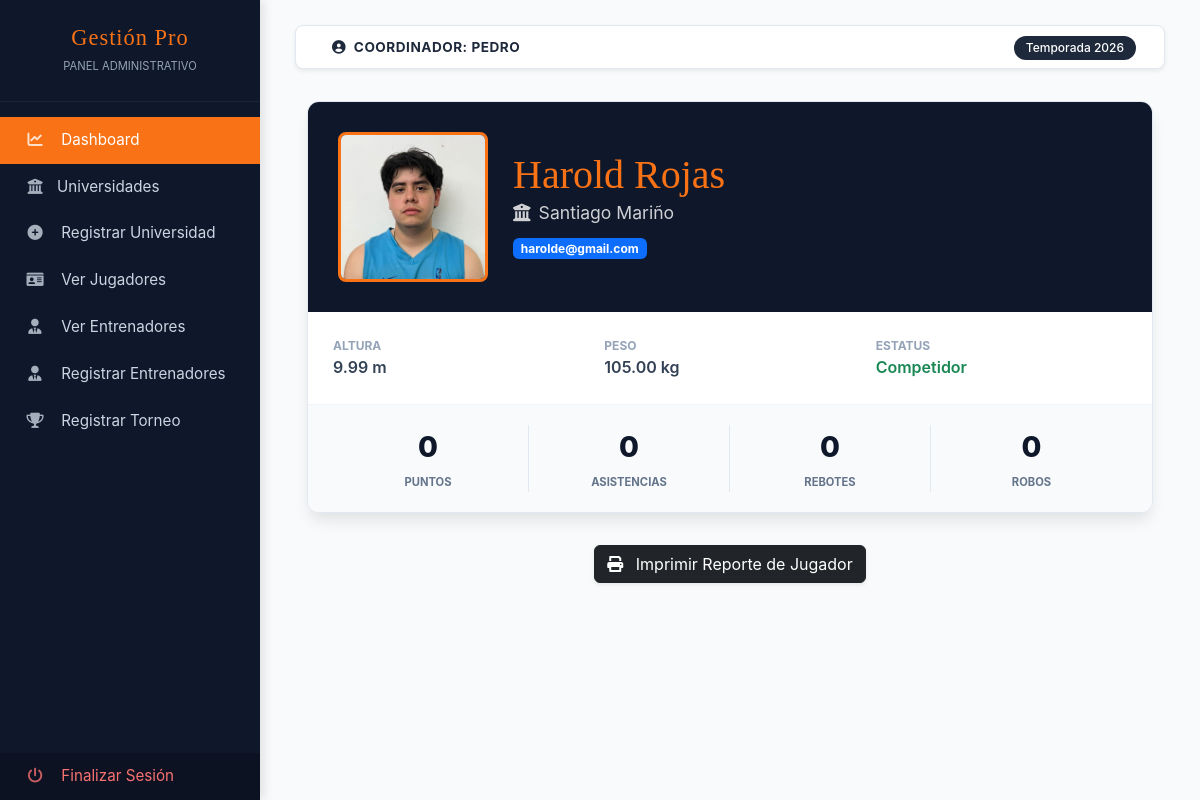
The app's page /client/coordinador/views/jugadores/jugador.php?id=12 (signed in), older data.
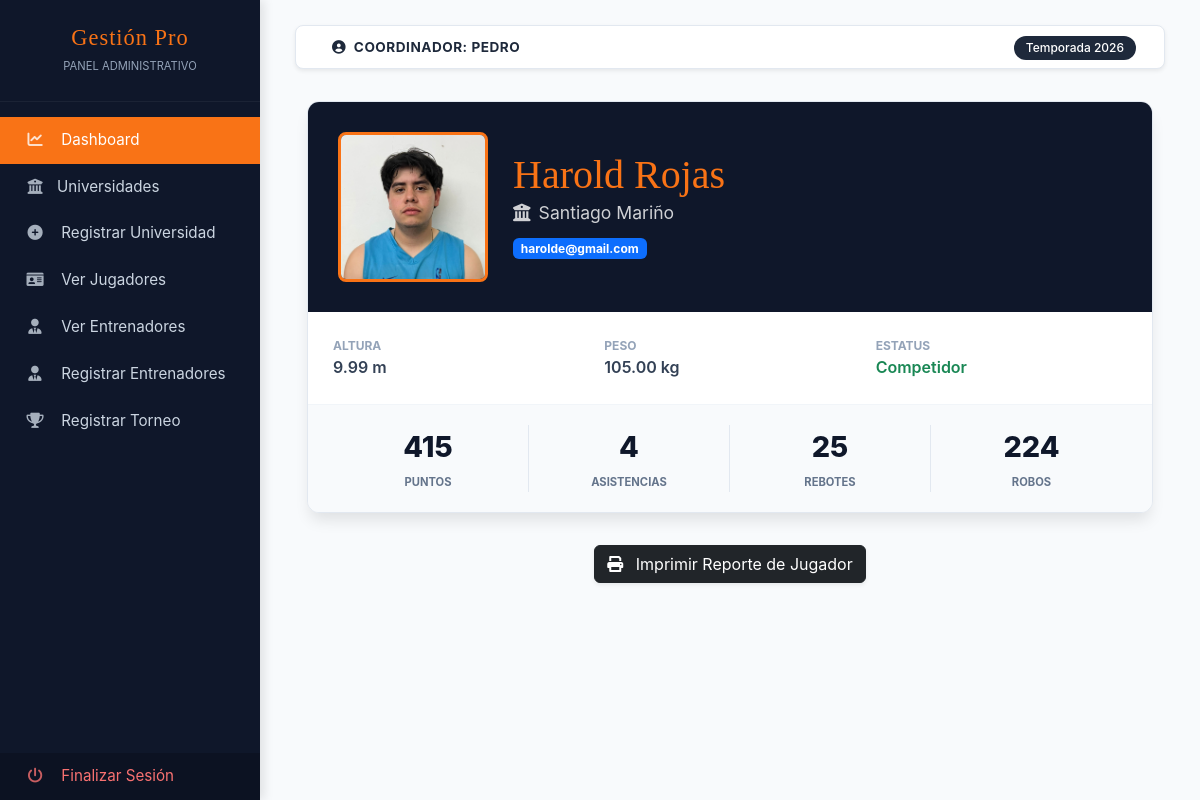
The same page, newer data.
### tables this page shows
CREATE TABLE `usuarios` (
  `id_usuario` int(11) NOT NULL,
  `nombre_usuario` varchar(100) NOT NULL,
  `password_usuario` varchar(255) NOT NULL,
  `email_usuario` varchar(100) DEFAULT NULL,
  `id_universidad_fk` int(11) DEFAULT NULL,
  `id_rol_fk` int(11) DEFAULT NULL,
  `fecha_creacion` timestamp NOT NULL DEFAULT current_timestamp(),
  `fecha_actualizacion` timestamp NOT NULL DEFAULT current_timestamp() ON UPDATE current_timestamp(),
  `isActive` int(11) DEFAULT NULL
);

CREATE TABLE `jugadores` (
  `id_jugador` int(11) NOT NULL,
  `nombre_jugador` varchar(100) DEFAULT NULL,
  `email_jugador` varchar(100) DEFAULT NULL,
  `password_jugador` varchar(255) DEFAULT NULL,
  `altura_jugador` decimal(3,2) DEFAULT NULL,
  `peso_jugador` decimal(5,2) DEFAULT NULL,
  `fecha_nacimiento` date DEFAULT NULL,
  `id_universidad_fk` int(11) DEFAULT NULL,
  `id_objetivo_fk` int(11) DEFAULT NULL,
  `isActive` int(11) DEFAULT NULL,
  `fecha_creacion` timestamp NOT NULL DEFAULT current_timestamp(),
  `fecha_actualizacion` timestamp NOT NULL DEFAULT current_timestamp() ON UPDATE current_timestamp(),
  `imagen_jugador` text DEFAULT NULL,
  `puntos` int(11) DEFAULT NULL,
  `asistencias` int(11) DEFAULT NULL,
  `rebotes` int(11) DEFAULT NULL,
  `robos` int(11) DEFAULT NULL
);

CREATE TABLE `academias` (
  `id_universidad` int(11) NOT NULL,
  `nombre_universidad` varchar(100) NOT NULL,
  `ubicacion` varchar(255) DEFAULT NULL,
  `imagen` text DEFAULT NULL
);

### app/config.php (called while the page is built, shortened)
<?php
    $URL = "http://localhost/academy";
?>

### client/coordinador/layouts/verificacion.php (called while the page is built, shortened)
<?php
    require_once __DIR__ . '/../../../app/config.php';
    if (!isset($_SESSION['sesioncoordinador'])) {
        $_SESSION['mensaje'] = "Debes iniciar sesión para acceder";
        $_SESSION['icon_mensaje'] = "warning";
        header('Location: ' . $URL . '/login.php');
        exit();
    } else {
        $usuario_sesion = $_SESSION['sesioncoordinador'];
        $sql2 = "SELECT * FROM usuarios WHERE email_usuario = :email";
        $query = $pdo->prepare($sql2);
        $query->bindParam(':email', $usuario_sesion);
        $query->execute();
        $usuarioLogueado = $query->fetch(PDO::FETCH_ASSOC);
    }
?>

### client/coordinador/views/jugadores/jugador.php (the view, shortened to what this page needs)
    <?php include '../../layouts/verificacion.php'; ?>
<?php include '../../layouts/parte1.php'; ?>
<?php
    $id_jugador = $_GET['id'] ?? null;
    if ($id_jugador) {
        $sql = "SELECT * FROM jugadores
        inner join academias on jugadores.id_universidad_fk = academias.id_universidad
        WHERE id_jugador = :id_jugador";
        $query = $pdo->prepare($sql);
        $query->bindParam(':id_jugador', $id_jugador, PDO::PARAM_INT);
        $query->execute();
        $jugador = $query->fetch(PDO::FETCH_ASSOC);
    } else {
        echo "Jugador no encontrado.";
        exit;
    }
?>
<div class="container">
    <div class="scouting-card">
        <div class="scouting-header">
            <div class="img-container">
                <?php if (!empty($jugador['imagen_jugador'])): ?>
                    <img src="<?php echo $URL; ?>/client/assets/img/jugadores/<?php echo $jugador['imagen_jugador']; ?>" alt="Foto Jugador">
                <?php else: ?>
                    <div class="h-100 d-flex align-items-center justify-content-center">
                        <i class="fas fa-user-ninja fa-4x text-secondary"></i>
                    </div>
                <?php endif; ?>
            </div>
            <div class="player-title">
                <h1><?php echo $jugador['nombre_jugador']; ?></h1>
                <p><i class="fas fa-university me-2"></i><?php echo $jugador['nombre_universidad']; ?></p>
                <div class="mt-2">
                    <span class="badge bg-primary"><?php echo $jugador['email_jugador']; ?></span>
                </div>
            </div>
        </div>
        <div class="scouting-content">
            <div>
                <span class="data-label">Altura</span>
                <span class="data-value"><?php echo $jugador['altura_jugador'] ?? '--'; ?> m</span>
            </div>
            <div>
                <span class="data-label">Peso</span>
                <span class="data-value"><?php echo $jugador['peso_jugador'] ?? '--'; ?> kg</span>
            </div>
            <div>
                <span class="data-label">Estatus</span>
                <span class="data-value text-success">Competidor</span>
            </div>
        </div>
        <div class="stats-grid">
            <div class="stat-box">
                <span class="stat-value"><?php echo $jugador['puntos'] ?? '0'; ?></span>
                <span class="stat-label">Puntos</span>
            </div>
            <div class="stat-box">
                <span class="stat-value"><?php echo $jugador['asistencias'] ?? '0'; ?></span>
                <span class="stat-label">Asistencias</span>
            </div>
            <div class="stat-box">
                <span class="stat-value"><?php echo $jugador['rebotes'] ?? '0'; ?></span>
                <span class="stat-label">Rebotes</span>
            </div>
            <div class="stat-box">
                <span class="stat-value"><?php echo $jugador['robos'] ?? '0'; ?></span>
                <span class="stat-label">Robos</span>
            </div>
        </div>
    </div>
    <div class="text-center mt-3">
        <button onclick="window.print();" class="btn btn-dark shadow-sm">
            <i class="fas fa-print me-2"></i> Imprimir Reporte de Jugador
        </button>
    </div>
</div>
<?php include '../../layouts/parte2.php'; ?>

### client/coordinador/layouts/parte1.php (shortened to what this page needs)
<?php
    require_once __DIR__ . '/../../../app/config.php';
?>
<!DOCTYPE html>
<html lang="es">
<head>
    <link href="https://cdn.jsdelivr.net/npm/bootstrap@5.3.0/dist/css/bootstrap.min.css" rel="stylesheet">
    <link rel="stylesheet" href="https://cdnjs.cloudflare.com/ajax/libs/font-awesome/6.0.0/css/all.min.css">
</head>
<body>
<div class="wrapper">
    <nav id="sidebar">
        <div class="sidebar-header text-center">
            <h3 class="bebas mb-0">Gestión Pro</h3>
            <small style="color: var(--text-muted); text-transform: uppercase; font-size: 0.7rem;">Panel Administrativo</small>
        </div>
        <ul class="list-unstyled components">
            <li class="active">
                <a href="<?php echo $URL . '/client/coordinador/views/index.php'; ?>"><i class="fas fa-chart-line"></i> Dashboard</a>
            </li>
            <li>
                <a href="<?php echo $URL . '/client/coordinador/views/universidades/index.php'; ?>"><i class="fas fa-university"></i>Universidades</a>
            </li>
            <li>
                <a href="<?php echo $URL . '/client/coordinador/views/universidades/create.php'; ?>"><i class="fas fa-plus-circle"></i> Registrar Universidad</a>
            </li>
            <li>
                <a href="<?php echo $URL . '/client/coordinador/views/jugadores/index.php'; ?>"><i class="fas fa-id-card"></i> Ver Jugadores</a>
            </li>
                <li>
                    <a href="<?php echo $URL . '/client/coordinador/views/entrenadores/index.php'; ?>"><i class="fas fa-user-tie"></i> Ver Entrenadores</a>
            </li>
            <li>
                <a href="<?php echo $URL . '/client/coordinador/views/entrenadores/create.php'; ?>"><i class="fas fa-user-tie"></i> Registrar Entrenadores</a>
            </li>
            <li>
                <a href="<?php echo $URL . '/client/coordinador/views/torneos/index.php'; ?>"><i class="fas fa-trophy"></i> Registrar Torneo</a>
            </li>
        </ul>
        <div class="logout-section">
            <ul class="list-unstyled mb-0">
                <li>
                    <a href="<?php echo $URL; ?>/app/controllers/controllers_entrenador/logout.php" class="logout-link">
                        <i class="fas fa-power-off"></i> Finalizar Sesión
                    </a>
                </li>
            </ul>
        </div>
    </nav>
    <div id="content">
        <nav class="navbar navbar-expand-lg navbar-admin px-3 py-2 shadow-sm">
            <div class="container-fluid">
                <span class="ms-2 fw-bold text-uppercase">
                   <i class="fas fa-user-circle me-1"></i> COORDINADOR: <?php echo $usuarioLogueado['nombre_usuario']; ?>
                </span>
                <div class="ms-auto">
                    <span class="badge badge-season rounded-pill">Temporada 2026</span>
                </div>
            </div>
        </nav>

### client/coordinador/layouts/parte2.php (shortened to what this page needs)
    </div>
</div>
</body>
</html>

### client/coordinador/layouts/parte1.php (style rules this page uses)
:root { --admin-dark: #1e293b; --admin-sidebar: #0f172a; --admin-accent: #f97316; --admin-bg: #f8fafc; --text-muted: #94a3b8; --border-color: #e2e8f0; }
body { font-family: 'Inter', 'Poppins', sans-serif; background-color: var(--admin-bg); color: #334155; }
.bebas { font-family: 'Bebas Neue', cursive; letter-spacing: 1px; }
.wrapper { display: flex; width: 100%; align-items: stretch; }
#sidebar { min-width: 260px; max-width: 260px; background: var(--admin-sidebar); color: #fff; transition: all 0.3s; min-height: 100vh; display: flex; flex-direction: column; box-shadow: 4px 0 10px rgba(0,0,0,0.1); }
#sidebar .sidebar-header { padding: 25px 20px; background: var(--admin-sidebar); border-bottom: 1px solid rgba(255,255,255,0.05); }
#sidebar .sidebar-header h3 { font-size: 1.4rem; color: var(--admin-accent); }
#sidebar ul.components { padding: 15px 0; }
#sidebar ul li a { padding: 12px 25px; display: block; color: #cbd5e1; text-decoration: none; transition: all 0.2s; font-weight: 400; font-size: 0.95rem; }
#sidebar ul li.active > a { background: var(--admin-accent); color: white; }
#sidebar ul li a i { margin-right: 12px; width: 20px; text-align: center; opacity: 0.8; }
#content { width: 100%; padding: 25px 35px; }
.navbar-admin { background: white; border: 1px solid var(--border-color); border-radius: 8px !important; margin-bottom: 30px; }
.navbar-admin .fw-bold { color: var(--admin-dark); font-size: 0.85rem; letter-spacing: 0.5px; }
.logout-section { margin-top: auto; background: rgba(0,0,0,0.2); }
.logout-link { color: #f87171 !important; }
.badge-season { background-color: var(--admin-dark); padding: 6px 12px; font-weight: 500; }

### client/coordinador/views/jugadores/jugador.php (style rules this page uses)
:root { --dark-panel: #0f172a; --accent-orange: #f97316; --stats-bg: #f8fafc; }
.scouting-card { background: #fff; border-radius: 12px; border: 1px solid #e2e8f0; box-shadow: 0 10px 15px -3px rgba(0, 0, 0, 0.1); max-width: 850px; margin: 2rem auto; overflow: hidden; }
.scouting-header { background: var(--dark-panel); color: white; padding: 30px; display: flex; align-items: center; gap: 25px; }
.img-container { width: 150px; height: 150px; border-radius: 8px; border: 3px solid var(--accent-orange); overflow: hidden; background: #1e293b; }
.img-container img { width: 100%; height: 100%; object-fit: cover; }
.player-title h1 { font-family: 'Bebas Neue', cursive; font-size: 2.5rem; margin: 0; line-height: 1; color: var(--accent-orange); }
.player-title p { font-size: 1.1rem; margin: 5px 0 0; opacity: 0.8; }
.scouting-content { padding: 25px; display: grid; grid-template-columns: repeat(3, 1fr); gap: 20px; border-bottom: 1px solid #f1f5f9; }
.stats-grid { display: grid; grid-template-columns: repeat(4, 1fr); background: var(--stats-bg); padding: 20px; }
.stat-box { text-align: center; border-right: 1px solid #e2e8f0; }
.stat-box:last-child { border-right: none; }
.stat-value { display: block; font-size: 1.8rem; font-weight: 800; color: var(--dark-panel); }
.stat-label { font-size: 0.7rem; font-weight: 700; color: #64748b; text-transform: uppercase; }
.data-label { display: block; font-size: 0.75rem; color: #94a3b8; font-weight: 700; text-transform: uppercase; }
.data-value { font-size: 1rem; font-weight: 600; color: #334155; }

Row changes from the older to the newer data that the page shows:
changed jugadores "Harold Rojas": puntos "0" → "415"; asistencias "0" → "4"; rebotes "0" → "25"; robos "0" → "224"
